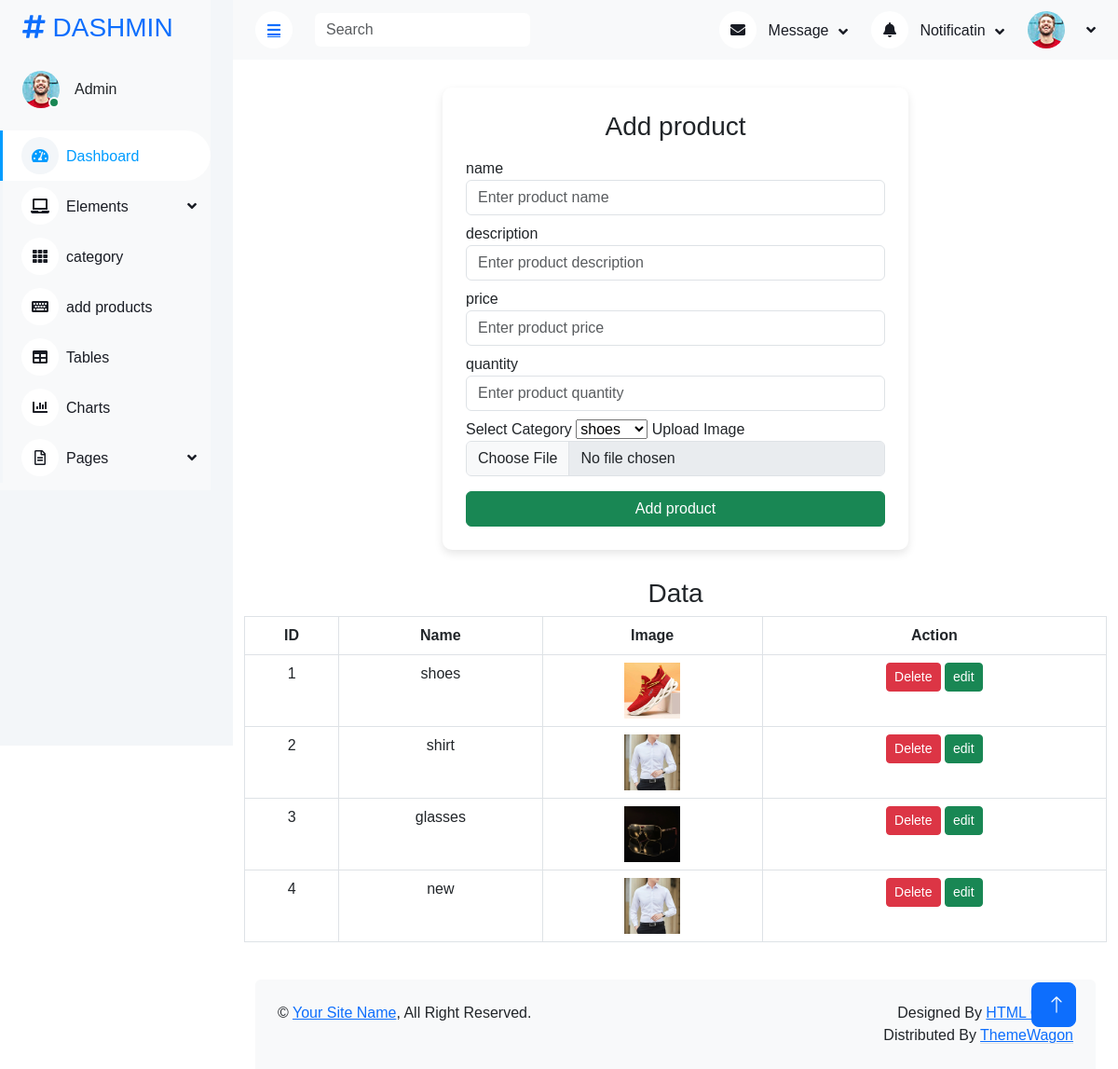
Page /admin_panel/public.php?product (signed in) on the committed database.
### tables this page shows
CREATE TABLE `add_category` (
  `cat_id` int(11) NOT NULL,
  `cat_name` varchar(100) DEFAULT NULL,
  `cat_images` varchar(255) DEFAULT NULL
);

### admin_panel/product.php (the view, shortened to what this page needs)
<?php include "../connection.php"; ?>
<!DOCTYPE html>
<html lang="en">
<head>
<link href="https://cdn.jsdelivr.net/npm/bootstrap@5.3.0/dist/css/bootstrap.min.css" rel="stylesheet">
</head>
<body>
<div class="form-container">
    <h3 class="text-center">Add product</h3>
    <form action="../code.php" method="post" enctype="multipart/form-data">
    <label class="mt-2">name</label>
        <input type="text" name="p_name" class="form-control" placeholder="Enter product name" required>
        <label class="mt-2">description</label>
        <input type="text" name="pro_descript" class="form-control" placeholder="Enter product description" required>
        <label class="mt-2">price</label>
        <input type="text" name="p_price" class="form-control" placeholder="Enter product price" required>
        <label class="mt-2">quantity</label>
        <input type="text" name="p_quantity" class="form-control" placeholder="Enter product quantity" required>
<label class="mt-2">Select Category</label>
        <select name="p_category" id="">
            <?php
            $work = mysqli_query($con , "SELECT * FROM ADD_CATEGORY");
            foreach($work as $cat){
                ?>
                <option value="<?php echo $cat['cat_id']; ?>"><?php echo $cat["cat_name"] ?></option>
                <?php
            }
            ?>
        </select>
        <label>Upload Image</label>
        <input type="file" name="pro_images" class="form-control" required>
        <button type="submit" name="product-btn" class="btn btn-success mt-3 w-100">
            Add product
        </button>
    </form>
</div>
<div class="container mt-4">
    <h3 class="text-center">Data</h3>
    <table class="table table-bordered table-hover text-center">
        <tr>
            <th>ID</th>
            <th>Name</th>
            <th>Image</th>
            <th>Action</th>
        </tr>
        <?php
        $query = mysqli_query($con , "SELECT * FROM add_category") or die(mysqli_error($con));
        if(mysqli_num_rows($query) > 0){
            while($row = mysqli_fetch_assoc($query)){
        ?>
        <tr>
            <td><?php echo $row['cat_id']; ?></td>
            <td><?php echo $row['cat_name']; ?></td>
            <td>
                <img src="../<?php echo $row['cat_images']; ?>" height="60">
            </td>
            <td>
                <form action="../code.php" method="post" style="display:inline;">
                    <button class="btn btn-danger btn-sm" name="delete" mt-5>Delete</button>
                    <button class="btn btn-success btn-sm" name="edit" mt-5>edit</button>
                </form>
            </td>
        </tr>
        <?php
            }
        } else {
            echo "<tr><td colspan='4'>No Data Found</td></tr>";
        }
        ?>
    </table>
</div>
</body>
</html>

### admin_panel/css/style.css (style rules this page uses)
:root { --primary: #009CFF; --light: #F3F6F9; --dark: #191C24; }
.btn { transition: .5s; }

### admin_panel/product.php (style rules this page uses)
body { font-family: Arial; background: #f4f4f4; }
.form-container { background: white; padding: 25px; border-radius: 10px; width: 500px; margin: 30px auto; box-shadow: 0 4px 10px rgba(0,0,0,0.1); }

### rows in the picture
add_category: cat_id "1", cat_name "shoes", cat_images (picture)
add_category: cat_id "2", cat_name "shirt", cat_images (picture)
add_category: cat_id "3", cat_name "glasses", cat_images (picture)
add_category: cat_id "4", cat_name "new", cat_images (picture)

### other values in the picture
form field p_category "shoes"
